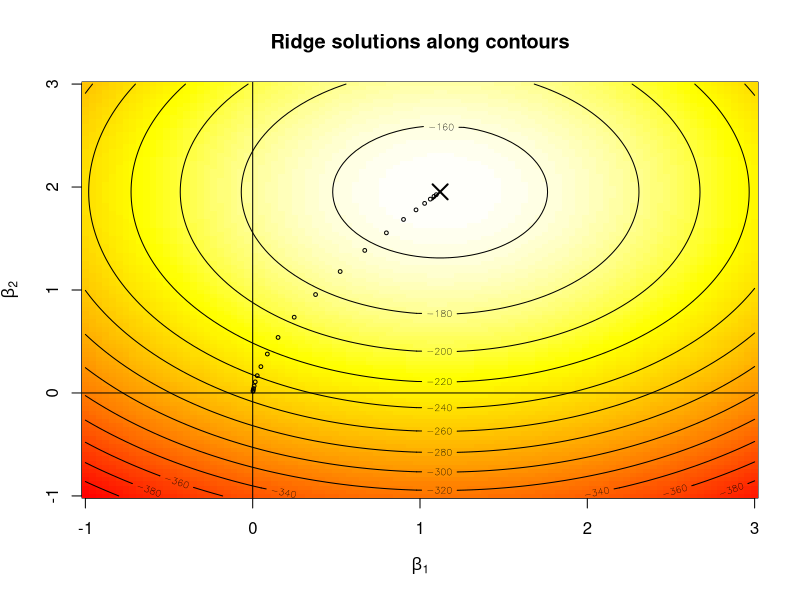

This chart was generated by the following R code:
set.seed(1)
n <- 120
x1 <- rep(c(0,1,0),c(n/3,n/3,n/3))
x2 <- rep(c(0,0,1),c(n/3,n/3,n/3))
y <- x1*rnorm(n,1) + x2*rnorm(n,2)
lm(y ~ 1 + x1 + x2)
g <- function(a,b) sum(dnorm(y, 0 + a*x1 + b*x2, 1, log=TRUE))
gv <- Vectorize(g)
s <- seq(from=-1,to=3,length=100)
image(s,s,outer(s, s, gv),col=heat.colors(99),
      xlab=expression(beta[1]),ylab=expression(beta[2]),
      main="Ridge solutions along contours")
contour(s,s,outer(s, s, gv),add=TRUE,nlevel=18)
abline(v=0,h=0)
pointz <- function(x,...) points(x[2],x[3],...)
pointz(coef(lm(y ~ 1 + x1 + x2)),pch=4,cex=2,lwd=2)
library(MASS)
c <- rep(1,n)
for (lambda in 10^seq(from=0, to=4, length=20)) {
  pointz(coef(lm.ridge(y ~ 1 + x1 + x2, lambda = lambda)),pch=1,cex=.5)
}
